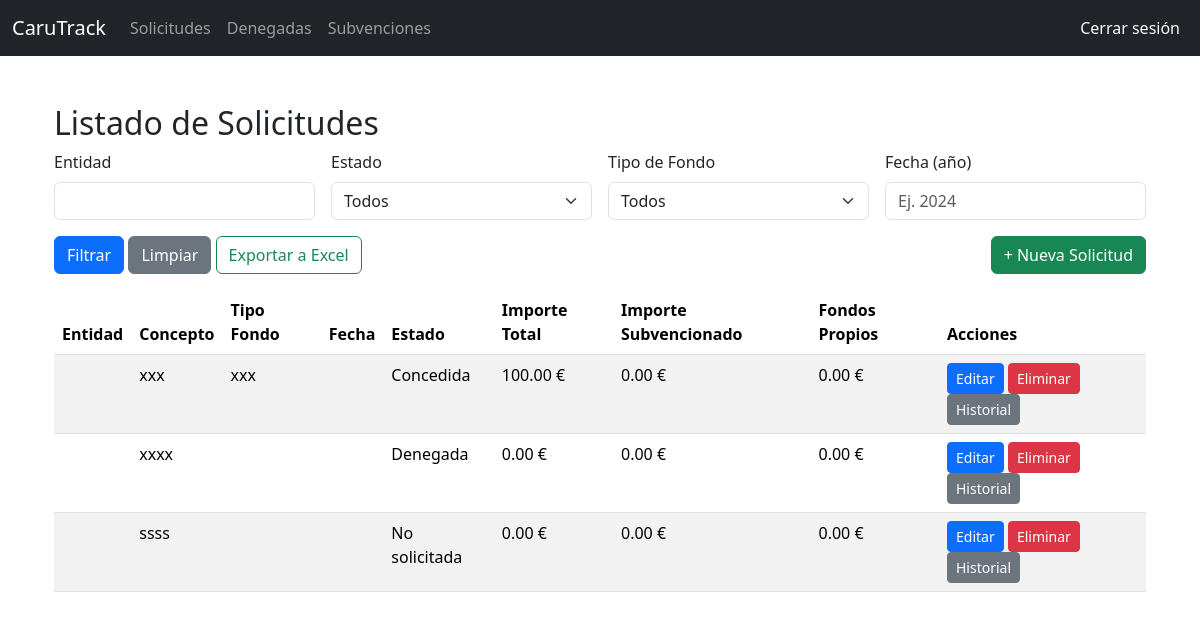
/solicitudes (signed in), run on the app's committed database.
### app/models.py (models this page shows)
class SolicitudSubvencion(db.Model):
    id = db.Column(db.Integer, primary_key=True)
    expediente_opensea = db.Column(db.String(120))
    expediente_subvencion = db.Column(db.String(120))
    entidad_id = db.Column(db.Integer, db.ForeignKey('entidad.id', name='fk_entidad_id'), nullable=True)
    concepto = db.Column(db.String(200))
    tipo_fondo = db.Column(db.String(100))
    fecha_presentacion_solicitud = db.Column(db.Date)
    estado = db.Column(db.String(50))
    importe_estimado = db.Column(db.Float)
    importe_subvencionado = db.Column(db.Float)
    fondos_propios = db.Column(db.Float)
    documentacion_inicio_expediente = db.Column(db.Boolean, default=False)
    documentacion_informe_tecnico = db.Column(db.Boolean, default=False)
    documentacion_propuesta_jgl = db.Column(db.Boolean, default=False)
    documentacion_ficha_captacion = db.Column(db.Boolean, default=False)
    observaciones = db.Column(db.Text)
    bloqueada = db.Column(db.Boolean, default=False)
    historial = db.relationship('HistorialSolicitud', backref='solicitud', lazy=True)

### app/routes.py (the view)
@main.route('/solicitudes')
@login_required
def listar_solicitudes():
    solicitudes = SolicitudSubvencion.query.order_by(SolicitudSubvencion.fecha_presentacion_solicitud.desc()).all()
    return render_template('solicitudes.html', solicitudes=solicitudes)

### app/__init__.py (called while the page is built)
def create_app():
    app = Flask(__name__)
    app.config.from_object('config.Config')
    db.init_app(app)
    migrate.init_app(app, db)
    bcrypt.init_app(app)
    login_manager.init_app(app)
    from .routes import main
    app.register_blueprint(main)
    @login_manager.user_loader
    def load_user(user_id):
        return Usuario.query.get(int(user_id))
    return app

### app/templates/solicitudes/solicitudes.html (shortened to what this page needs)
{% extends "base.html" %}
{% block content %}
<div class="container">
    <h2>Listado de Solicitudes</h2>
    <form method="get" class="row g-3 mb-3">
        <div class="col-md-3">
            <label for="entidad" class="form-label">Entidad</label>
            <input type="text" name="entidad" id="entidad" class="form-control" value="{{ request.args.get('entidad', '') }}">
        </div>
        <div class="col-md-3">
            <label for="estado" class="form-label">Estado</label>
            <select name="estado" id="estado" class="form-select">
                <option value="">Todos</option>
            </select>
        </div>
        <div class="col-md-3">
            <label for="tipo_fondo" class="form-label">Tipo de Fondo</label>
            <select name="tipo_fondo" id="tipo_fondo" class="form-select">
                <option value="">Todos</option>
            </select>
        </div>
        <div class="col-md-3">
            <label for="fecha" class="form-label">Fecha (año)</label>
            <input type="text" name="fecha" id="fecha" class="form-control" placeholder="Ej. 2024" value="{{ request.args.get('fecha', '') }}">
        </div>
        <div class="col-12">
            <button type="submit" class="btn btn-primary">Filtrar</button>
            <a href="{{ url_for('main.listar_solicitudes') }}" class="btn btn-secondary">Limpiar</a>
            <a href="{{ url_for('main.exportar_solicitudes_excel', entidad=request.args.get('entidad', ''), estado=request.args.get('estado', ''), tipo_fondo=request.args.get('tipo_fondo', ''), fecha=request.args.get('fecha', '')) }}" class="btn btn-outline-success">Exportar a Excel</a>
            <a href="{{ url_for('main.nueva_solicitud') }}" class="btn btn-success float-end">+ Nueva Solicitud</a>
        </div>
    </form>
    <table class="table table-striped">
        <thead>
            <tr>
                <th>Entidad</th>
                <th>Concepto</th>
                <th>Tipo Fondo</th>
                <th>Fecha</th>
                <th>Estado</th>
                <th>Importe Total</th>
                <th>Importe Subvencionado</th>
                <th>Fondos Propios</th>
                <th>Acciones</th>
            </tr>
        </thead>
        <tbody>
            {% for s in solicitudes %}
                <tr>
                    <td>{{ s.entidad.nombre if s.entidad else '' }}</td>
                    <td>{{ s.concepto }}</td>
                    <td>{{ s.tipo_fondo }}</td>
                    <td>{{ s.fecha_solicitud or '' }}</td>
                    <td>{{ s.estado }}</td>
                    <td>{{ '{:,.2f} €'.format(s.importe_estimado or 0) }}</td>
                    <td>{{ '{:,.2f} €'.format(s.importe_subvencionado or 0) }}</td>
                    <td>{{ '{:,.2f} €'.format(s.fondos_propios or 0) }}</td>
                    <td>
                        <a href="{{ url_for('main.editar_solicitud', id=s.id) }}" class="btn btn-sm btn-primary">Editar</a>
                        <a href="{{ url_for('main.eliminar_solicitud', id=s.id) }}" class="btn btn-sm btn-danger" onclick="return confirm('¿Estás seguro de eliminar esta solicitud?')">Eliminar</a>
                        <a href="{{ url_for('main.ver_historial_solicitud', id=s.id) }}" class="btn btn-sm btn-secondary">Historial</a>
                    </td>
                </tr>
            {% endfor %}
        </tbody>
    </table>
</div>
{% endblock %}

### app/templates/base.html (shortened to what this page needs)
<!DOCTYPE html>
<html lang="es">
<head>
    <link href="https://cdn.jsdelivr.net/npm/bootstrap@5.3.2/dist/css/bootstrap.min.css" rel="stylesheet">
</head>
<body>
<nav class="navbar navbar-expand-lg navbar-dark bg-dark">
    <div class="container-fluid">
        <a class="navbar-brand" href="{{ url_for('main.index') }}">CaruTrack</a>
        <div class="collapse navbar-collapse" id="navbarNav">
            <ul class="navbar-nav me-auto">
                <li class="nav-item">
                    <a class="nav-link" href="{{ url_for('main.listar_solicitudes') }}">Solicitudes</a>
                </li>
                <li class="nav-item">
                    <a class="nav-link" href="{{ url_for('main.listar_solicitudes_denegadas') }}">Denegadas</a>
                </li>
                <li class="nav-item">
                    <a class="nav-link" href="{{ url_for('main.index') }}">Subvenciones</a>
                </li>
            </ul>
            <ul class="navbar-nav">
                <li class="nav-item">
                    <a class="nav-link text-light" href="{{ url_for('main.logout') }}">Cerrar sesión</a>
                </li>
            </ul>
        </div>
    </div>
</nav>
<div class="container py-5">
    {% block content %}
    {% endblock %}
</div>
</body>
</html>

### data on the page
SolicitudSubvencion: concepto "xxx", tipo_fondo "xxx", estado "Concedida", importe_estimado "100.00 €", importe_subvencionado "0.00 €", fondos_propios "0.00 €"
SolicitudSubvencion: concepto "xxxx", estado "Denegada", importe_estimado "0.00 €", importe_subvencionado "0.00 €", fondos_propios "0.00 €"
SolicitudSubvencion: concepto "ssss", estado "No solicitada", importe_estimado "0.00 €", importe_subvencionado "0.00 €", fondos_propios "0.00 €"
